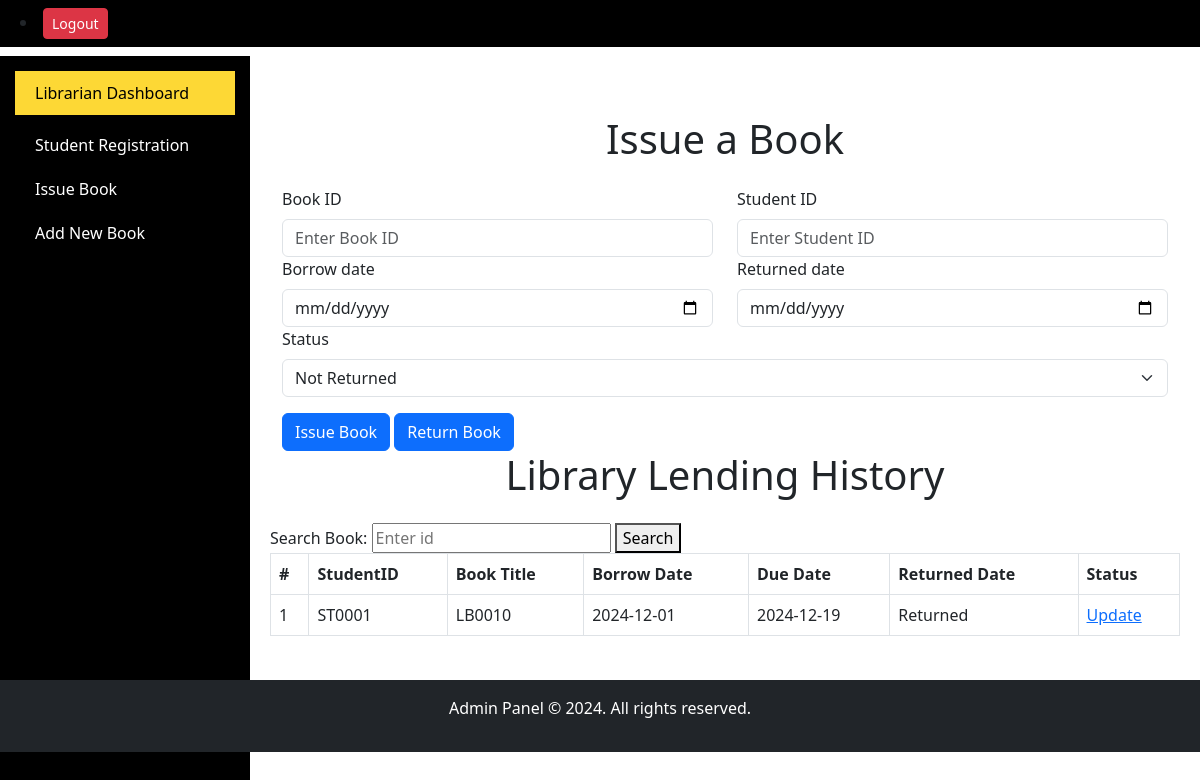
Page /issues/2 on the committed database.
### models.py (models this page shows)
class IssueBook(db.Model):
    id = db.Column(db.Integer, primary_key=True)
    stud_id = db.Column(db.String(120), nullable=False)  # Student ID
    book_id = db.Column(db.Integer, nullable=False)  # Book ID
    borrow_date = db.Column(db.Date, nullable=False, default=date.today)  # Borrow date defaults to today
    returned_date = db.Column(db.Date, nullable=True)  # Can be null if the book is not yet returned
    status = db.Column(db.String(120), nullable=False, default='Not Returned')  # Default status is 'Not Returned'
    def to_dict(self):
        return {
            "id": self.id,
            "stud_id": self.stud_id,
            "book_id": self.book_id,
            "borrow_date": self.borrow_date.isoformat() if self.borrow_date else None,
            "returned_date": self.returned_date.isoformat() if self.returned_date else None,
            "status": self.status
        }

### resources.py (the view, shortened to what this page needs)
class BookListResource(Resource):
    def get(self):
        page = request.args.get("page", 1, type=int)
        per_page = request.args.get("per_page", 10, type=int)
        books_paginated = Book.query.paginate(page=page, per_page=per_page, error_out=False)
        books = [book.to_dict() for book in books_paginated.items]
        return make_response(
            render_template("add-books.html", books=books, page=page, total_pages=books_paginated.pages), 200
        )

### resources.py (called while the page is built)
    def get(self, book_id=None):
        page = request.args.get("page", 1, type=int)
        per_page = request.args.get("per_page", 10, type=int)
        if book_id:
            issue = IssueBook.query.get(book_id)
            if not issue:
                return make_response(render_template("issue-books.html", message="Issue not found"), 404)
            return make_response(render_template("issue-books.html", issued_books=[issue.to_dict()]), 200)
        issues_paginated = IssueBook.query.paginate(page=page, per_page=per_page, error_out=False)
        issued_books = [issue.to_dict() for issue in issues_paginated.items]
        return make_response(
            render_template("issue-books.html", issued_books=issued_books, page=page, total_pages=issues_paginated.pages),
            200,)

### templates/issue-books.html (shortened to what this page needs)
{% extends 'base.html' %}
{% block content %}
    <div class="container mt-5">
        <h1 class="text-center mb-4">Issue a Book</h1>
        <form action=" /issues" method="post">
            <div class="row mb-3">
                <div class="col-md-6">
                    <label for="book_id" class="form-label">Book ID</label>
                    <input type="text" id="book_id" name="book_id" class="form-control" placeholder="Enter Book ID" required>
                </div>
                <div class="col-md-6">
                    <label for="stud_id" class="form-label">Student ID</label>
                    <input type="text" id="stud_id" name="stud_id" class="form-control" placeholder="Enter Student ID" required>
                </div>
                <div class="col-md-6">
                    <label for="borrow_date" class="form-label">Borrow date</label>
                    <input type="date" id="borrow_date" name="borrow_date" class="form-control" placeholder="Borrow date" required>
                </div>
                <div class="col-md-6">
                    <label for="returned_date" class="form-label">Returned date</label>
                    <input type="date" id="returned_date" name="returned_date" class="form-control" placeholder="Borrow date" required>
                </div>
                <div>
                 <label for="status" class="form-label">Status</label>
           <select id="status" name="status" class="form-select" required>
                    <option value="" disabled selected>Not Returned </option>
                </select>
            </div>
            </div>
            <button type="submit" class="btn btn-primary">Issue Book</button>
            <button type="submit" class="btn btn-primary" action=" /issues/book_id/" method="put">Return Book</button>
        </form>
    </div>
    <h1 class="text-center mb-4">Library Lending History</h1>
    <form action="/issues/book_id/" method="GET">
        <label for="search">Search Book:</label>
        <input type="text" id="book_id" name="book_id" placeholder="Enter id" required>
        <button type="submit">Search</button>
    </form>
    <form action="/issues" method="GET">
        <div class="table-wrapper">
            <table class="table table-bordered table-hover">
                <thead>
                    <tr>
                        <th>#</th>
                        <th>StudentID</th>
                        <th>Book Title</th>
                        <th>Borrow Date</th>
                        <th>Due Date</th>
                        <th>Returned Date</th>
                        <th>Status</th>
                    </tr>
                </thead>
                <tbody>
                    {% if issued_books %}
                        {% for record in issued_books %}
                            <tr>
                                <td>{{ loop.index }}</td>
                                <td>{{ record.stud_id }}</td>
                                <td>{{ record.book_id }}</td>
                                <td>{{ record.borrow_date }}</td>
                                <td>{{ record.returned_date }}</td>
                                <td>{{ record.status }}</td>
                                <td>
                                    <a href="{{ url_for('issuebookresource', id=record.id) }}">Update</a>
                                </td>
                            </tr>
                        {% endfor %}
                    {% else %}
                        <tr>
                            <td colspan="7" style="text-align: center;">No issued books available.</td>
                        </tr>
                    {% endif %}
                </tbody>
            </table>
        </div>
    </form>
    </div>
</body>
</html>
{% endblock %}

### rows in the picture
IssueBook: stud_id "ST0001", book_id "LB0010", borrow_date "2024-12-01", returned_date "2024-12-19", status "Returned"
